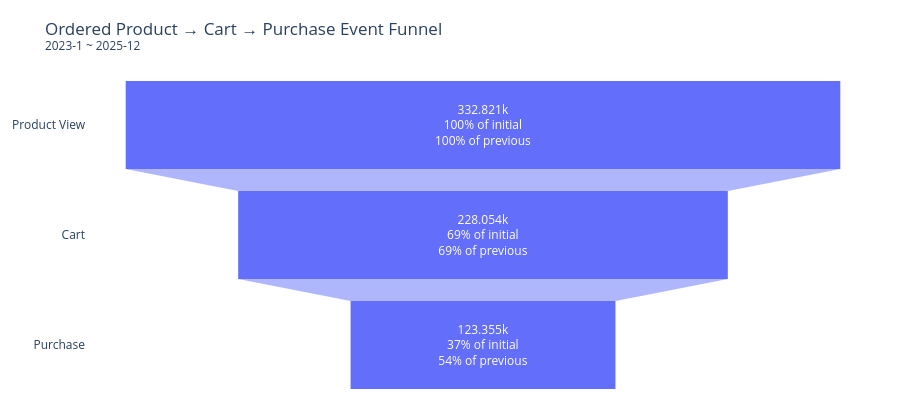
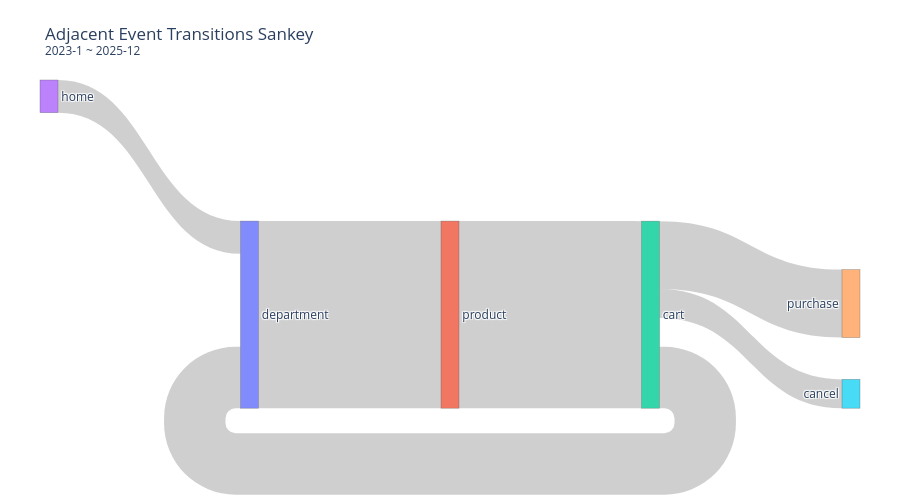
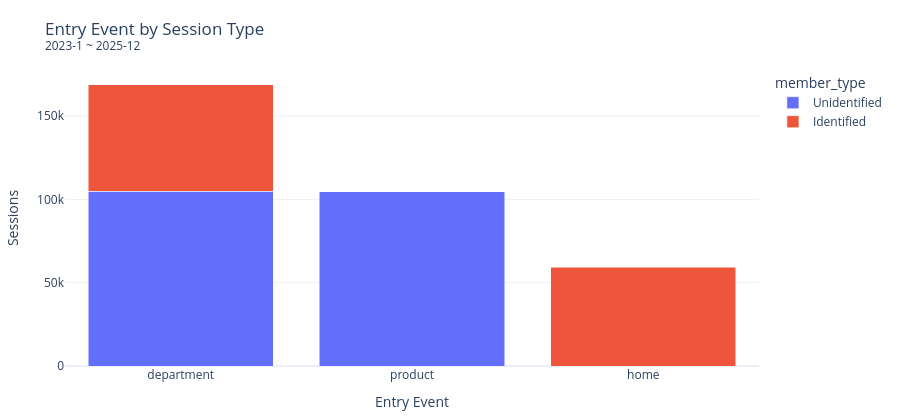
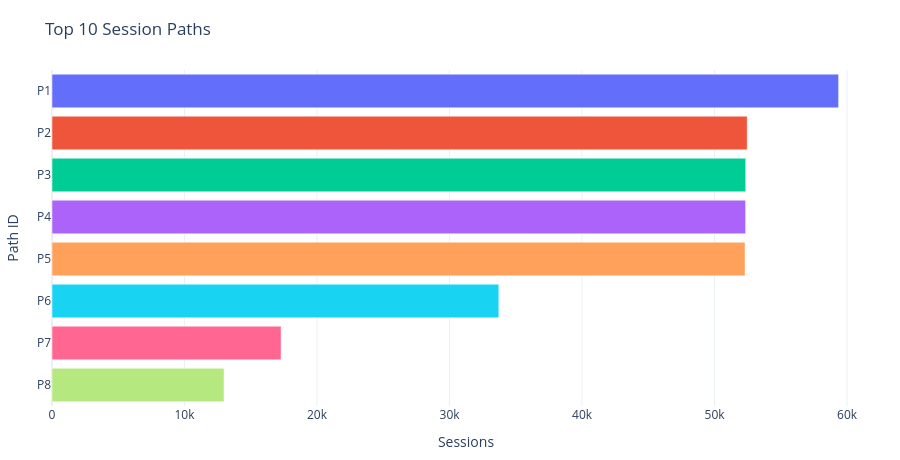

Notebook code cell kept with these figures, in order:
### Code cell
from IPython.display import display
for figure in result["figures"]:
    display(figure)

### Figure 1 — Plotly figure (JSON) as saved in the notebook; plotly's stock layout.template omitted (floating-point values rounded to 4 significant figures)
{"data": [{"textinfo": "value+percent previous+percent initial", "x": [332821, 228054, 123355], "y": ["Product View", "Cart", "Purchase"], "type": "funnel"}], "layout": {"height": 420, "margin": {"b": 20, "l": 20, "r": 20, "t": 70}, "title": {"text": "Ordered Product → Cart → Purchase Event Funnel<br><sup>2023-1 ~ 2025-12</sup>"}}}

### Figure 2 — Plotly figure (JSON) as saved in the notebook; plotly's stock layout.template omitted (floating-point values rounded to 4 significant figures)
{"data": [{"arrangement": "snap", "link": {"color": "rgba(150,150,150,0.45)", "source": [0, 1, 2, 2, 3, 2], "target": [1, 2, 4, 0, 0, 5], "value": [339719, 339608, 123355, 111554, 59362, 52354]}, "node": {"label": ["department", "product", "cart", "home", "purchase", "cancel"], "line": {"color": "rgba(80,80,80,0.5)", "width": 0.6}, "pad": 22, "thickness": 18}, "type": "sankey"}], "layout": {"height": 500, "margin": {"b": 30, "l": 40, "r": 40, "t": 80}, "title": {"text": "Adjacent Event Transitions Sankey<br><sup>2023-1 ~ 2025-12</sup>"}}}

### Figure 3 — Plotly figure (JSON) as saved in the notebook; plotly's stock layout.template omitted (floating-point values rounded to 4 significant figures)
{"data": [{"alignmentgroup": "True", "hovertemplate": "member_type=Unidentified<br>entry_event=%{x}<br>sessions=%{y}<extra></extra>", "legendgroup": "Unidentified", "marker": {"color": "#636efa", "pattern": {"shape": ""}}, "name": "Unidentified", "offsetgroup": "Unidentified", "orientation": "v", "showlegend": true, "textposition": "auto", "x": ["department", "product"], "xaxis": "x", "y": [104810, 104656], "yaxis": "y", "type": "bar"}, {"alignmentgroup": "True", "hovertemplate": "member_type=Identified<br>entry_event=%{x}<br>sessions=%{y}<extra></extra>", "legendgroup": "Identified", "marker": {"color": "#EF553B", "pattern": {"shape": ""}}, "name": "Identified", "offsetgroup": "Identified", "orientation": "v", "showlegend": true, "textposition": "auto", "x": ["department", "home"], "xaxis": "x", "y": [63993, 59362], "yaxis": "y", "type": "bar"}], "layout": {"barmode": "stack", "height": 420, "legend": {"title": {"text": "member_type"}, "tracegroupgap": 0}, "margin": {"b": 20, "l": 20, "r": 20, "t": 70}, "title": {"text": "Entry Event by Session Type<br><sup>2023-1 ~ 2025-12</sup>"}, "xaxis": {"anchor": "y", "domain": [0.0, 1.0], "title": {"text": "Entry Event"}}, "yaxis": {"anchor": "x", "domain": [0.0, 1.0], "title": {"text": "Sessions"}}}}

### Figure 4 — Plotly figure (JSON) as saved in the notebook; plotly's stock layout.template omitted (floating-point values rounded to 4 significant figures)
{"data": [{"alignmentgroup": "True", "hovertemplate": "path_id=%{y}<br>sessions=%{x}<extra></extra>", "legendgroup": "P1", "marker": {"color": "#636efa", "pattern": {"shape": ""}}, "name": "P1", "offsetgroup": "P1", "orientation": "h", "showlegend": true, "textposition": "auto", "x": [59362], "xaxis": "x", "y": ["P1"], "yaxis": "y", "type": "bar"}, {"alignmentgroup": "True", "hovertemplate": "path_id=%{y}<br>sessions=%{x}<extra></extra>", "legendgroup": "P2", "marker": {"color": "#EF553B", "pattern": {"shape": ""}}, "name": "P2", "offsetgroup": "P2", "orientation": "h", "showlegend": true, "textposition": "auto", "x": [52465], "xaxis": "x", "y": ["P2"], "yaxis": "y", "type": "bar"}, {"alignmentgroup": "True", "hovertemplate": "path_id=%{y}<br>sessions=%{x}<extra></extra>", "legendgroup": "P3", "marker": {"color": "#00cc96", "pattern": {"shape": ""}}, "name": "P3", "offsetgroup": "P3", "orientation": "h", "showlegend": true, "textposition": "auto", "x": [52354], "xaxis": "x", "y": ["P3"], "yaxis": "y", "type": "bar"}, {"alignmentgroup": "True", "hovertemplate": "path_id=%{y}<br>sessions=%{x}<extra></extra>", "legendgroup": "P4", "marker": {"color": "#ab63fa", "pattern": {"shape": ""}}, "name": "P4", "offsetgroup": "P4", "orientation": "h", "showlegend": true, "textposition": "auto", "x": [52345], "xaxis": "x", "y": ["P4"], "yaxis": "y", "type": "bar"}, {"alignmentgroup": "True", "hovertemplate": "path_id=%{y}<br>sessions=%{x}<extra></extra>", "legendgroup": "P5", "marker": {"color": "#FFA15A", "pattern": {"shape": ""}}, "name": "P5", "offsetgroup": "P5", "orientation": "h", "showlegend": true, "textposition": "auto", "x": [52302], "xaxis": "x", "y": ["P5"], "yaxis": "y", "type": "bar"}, {"alignmentgroup": "True", "hovertemplate": "path_id=%{y}<br>sessions=%{x}<extra></extra>", "legendgroup": "P6", "marker": {"color": "#19d3f3", "pattern": {"shape": ""}}, "name": "P6", "offsetgroup": "P6", "orientation": "h", "showlegend": true, "textposition": "auto", "x": [33720], "xaxis": "x", "y": ["P6"], "yaxis": "y", "type": "bar"}, {"alignmentgroup": "True", "hovertemplate": "path_id=%{y}<br>sessions=%{x}<extra></extra>", "legendgroup": "P7", "marker": {"color": "#FF6692", "pattern": {"shape": ""}}, "name": "P7", "offsetgroup": "P7", "orientation": "h", "showlegend": true, "textposition": "auto", "x": [17288], "xaxis": "x", "y": ["P7"], "yaxis": "y", "type": "bar"}, {"alignmentgroup": "True", "hovertemplate": "path_id=%{y}<br>sessions=%{x}<extra></extra>", "legendgroup": "P8", "marker": {"color": "#B6E880", "pattern": {"shape": ""}}, "name": "P8", "offsetgroup": "P8", "orientation": "h", "showlegend": true, "textposition": "auto", "x": [12985], "xaxis": "x", "y": ["P8"], "yaxis": "y", "type": "bar"}], "layout": {"barmode": "relative", "height": 460, "legend": {"title": {"text": "path_id"}, "tracegroupgap": 0}, "margin": {"b": 20, "l": 20, "r": 20, "t": 70}, "showlegend": false, "title": {"text": "Top 10 Session Paths"}, "xaxis": {"anchor": "y", "domain": [0.0, 1.0], "title": {"text": "Sessions"}}, "yaxis": {"anchor": "x", "categoryarray": ["P8", "P7", "P6", "P5", "P4", "P3", "P2", "P1"], "categoryorder": "array", "domain": [0.0, 1.0], "title": {"text": "Path ID"}}}}
